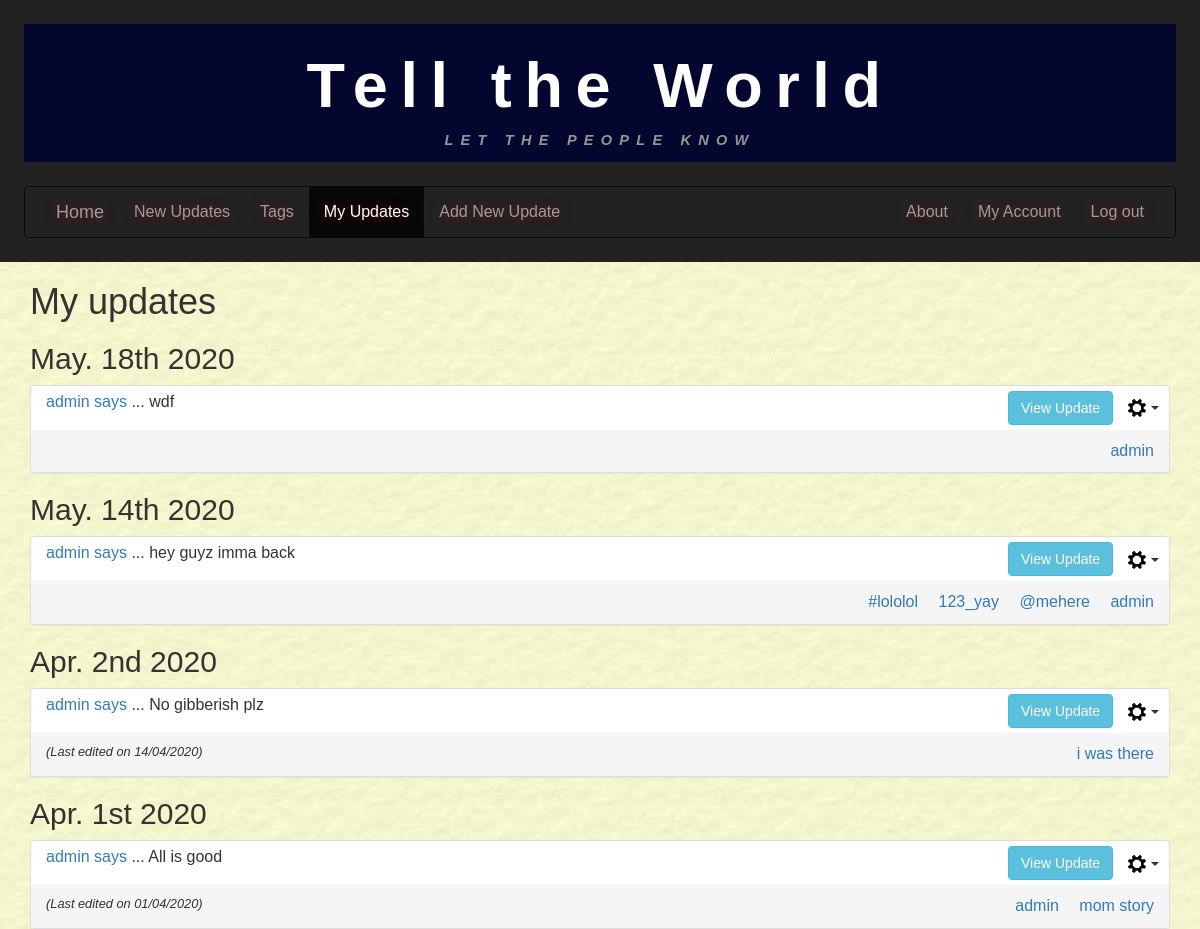
Page /myupdates/ (signed in, upper part) on the earlier database version.
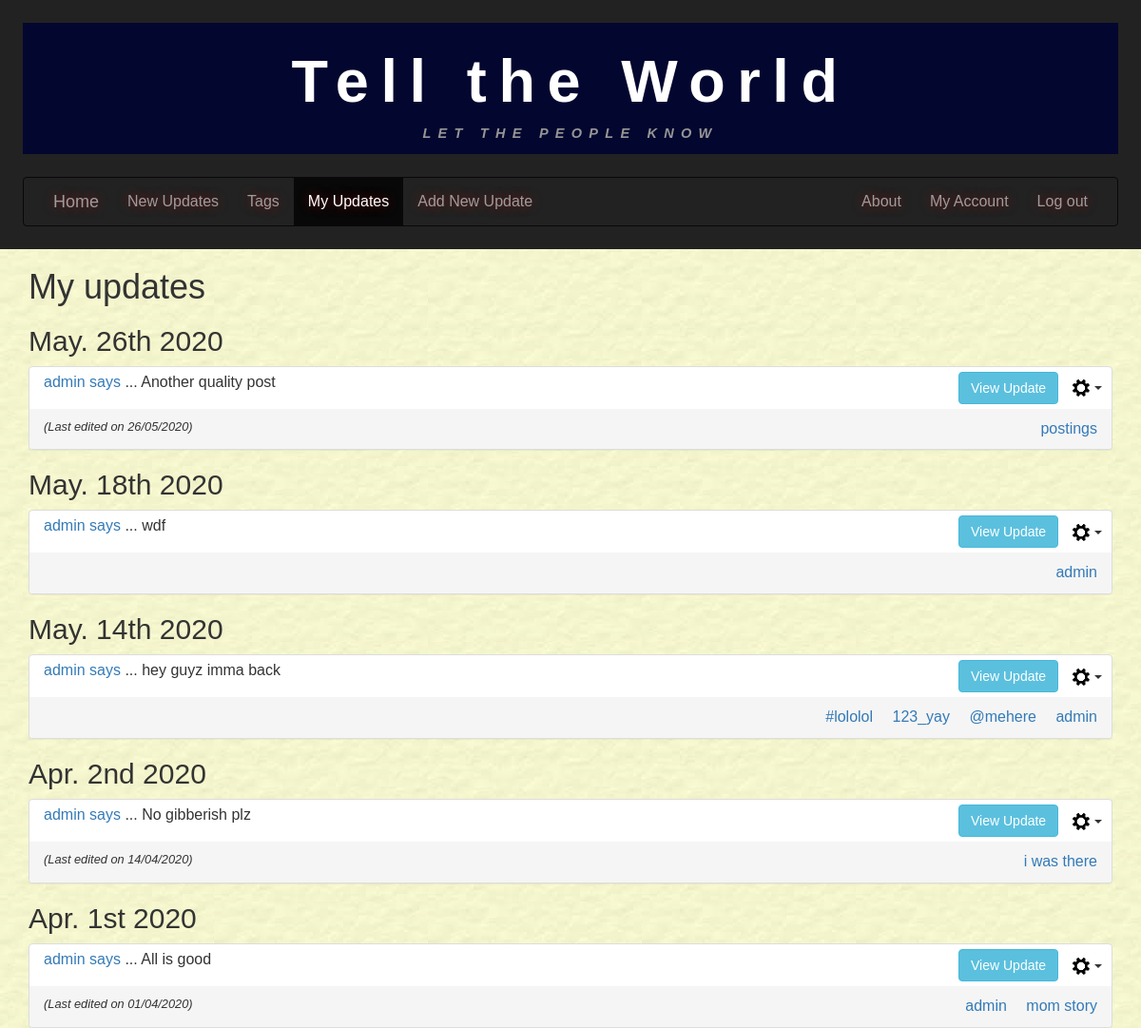
Same page on the later database version.
### tellings/models.py (models this page shows, shortened)
class UserPost(models.Model):
    postID = models.AutoField(primary_key=True, db_column='postID')
    user = models.ForeignKey(settings.AUTH_USER_MODEL, on_delete=models.CASCADE,
                             db_column='user')
    dateOfPost = models.DateTimeField()
    postTitle = models.CharField(max_length=35)
    postText = models.CharField(max_length=255)
    dateOfEdit = models.DateTimeField(null=True, blank=True)
    @property
    def post_tags(self):
        tagmaps = Tagmap.objects.filter(postID=self.postID)
        tagList = sorted([tag.tagID.tagName for tag in tagmaps])
        return tagList
    class Meta:
        verbose_name = "UserPost"
        verbose_name_plural = "UserPosts"

class Tag(models.Model):
    tagID = models.AutoField(primary_key=True, db_column='tagID')
    tagName = models.CharField(max_length=15)
    class Meta:
        ordering = ['tagName']
        verbose_name = "Tag"
        verbose_name_plural = "Tags"

### tellings/views.py (the view)
# urls.py: path('myupdates/', MyUpdatesListView.as_view(), name='myupdates'),
class MyUpdatesListView(LoginRequiredMixin, generic.ListView):
    model = UserPost
    template_name = "tellings/myupdates_list.html"
    paginate_by = 10
    http_method_names = ['get']
    def get_queryset(self):
        user_id = self.request.user.id
        tagName_val = False
        qs = super().get_queryset()
        if 'tagName' in self.request.GET:
            tagName_val = self.request.GET.get('tagName')
            if not Tag.objects.filter(tagName=tagName_val).exists():
                return qs.filter(user=user_id).order_by('-dateOfPost')
        if tagName_val:
            tag = Tag.objects.get(tagName=tagName_val)
            tagmaps = Tagmap.objects.filter(tagID=tag)
            postList = [tm.postID.postID for tm in tagmaps]
            qs = qs.filter(postID__in=postList, user=user_id).order_by('-dateOfPost')
        else:
            qs = qs.filter(user=user_id).order_by('-dateOfPost')
        return qs
    def get_context_data(self, **kwargs):
        context = super(MyUpdatesListView, self).get_context_data(**kwargs)
        current_username = user_id = self.request.user.username
        if 'tagName' in self.request.GET:
            context['tagName'] = self.request.GET.get('tagName')
        context['current_username'] = current_username
        return context

### tellings/templates/tellings/myupdates_list.html (shortened to what this page needs)
{% extends 'tellings/base.html' %}
{% block content %}
  <div class="container-fluid main-content">
    <main class="container currentUserUpdates" id="userUpdates">
      <header>
        <h1>My updates</h1>
      </header>
      {% if userpost_list %}
      {% load static %}
      {% regroup userpost_list by dateOfPost|date:"M. jS Y" as ordered_post_list %}
      {% for mypost in ordered_post_list %}
      <article>
        <h2>{{ mypost.grouper }}</h2>
        <div class="panel-group">
          {% for item in mypost.list %}
            <div class="panel panel-default" id="panel_post_{{ item.postID }}">
              <div class="panel-header">
                <div class="col-sm-8 panel-postTitle">
                  <p><a href="{% url 'tellings:myupdates' %}" name="{{ item.user }}">
                      {{ item.user }} says</a> ... <span id="postTitle_{{ item.postID }}">{{ item.postTitle }}</span></p>
                </div>
                <div class="col-sm-4 align-panel-text-right">
                  <button class="btn btn-info collapse_btn" data-toggle="collapse" data-target="#collapse{{ item.postID }}">View Update</button>
                  {% if current_username %}
                    {% if item.user.username == current_username %}
                    <div class="btn-group">
                      <button type="button" class="btn dropdown-toggle post-cog-btn" data-toggle="dropdown" aria-haspopup="true" aria-expanded="false">
                        <img src="{% static 'tellings/imgs/settings_cog.png' %}" alt="">
                        <span class = "caret"></span>
                      </button>
                    </div>
                    {% endif %}
                  {% endif %}
                </div>
              </div>
              <div class="panel-footer align_between">
                <span class="align-panel-footer-text-left last-edited-text">
                  {% if item.dateOfEdit %}
                  (Last edited on {{ item.dateOfEdit|date:"d/m/Y" }})
                  {% else %}
                    &nbsp;
                  {% endif %}
                </span>
                <span class="align-panel-footer-text-right">
                {% for tag in item.post_tags %}
                  <a class="tagLink" href="{% url 'tellings:myupdates' %}?tagName={{ tag }}" name="{{ tag }}">{{ tag }}</a>
                {% endfor %}
                </span>
              </div>
            </div>
          {% endfor %}
        </div>
      </article>
      {% endfor %}
      {% else %}
      <div class="row white-inner-container">
        <p>No results found.</p>
      </div>
      {% endif %}
    </main>
  </div>
{% endblock %}

### tellings/templates/tellings/base.html (shortened to what this page needs)
<!DOCTYPE html>
<html lang="en">
<head>
{% load static %}
  <link rel="stylesheet" href="{% static 'tellings/css/bootstrap.min.css' %}">
  <link rel="stylesheet" href="{% static 'tellings/css/bootstrap-tagsinput.css' %}">
  <link rel="stylesheet" href="{% static 'tellings/css/style.css' %}">
</head>
<body>
  <header class="header">
    <div id="title" class="jumbotron jumbotron-fluid">
      <h1>Tell the World</h1>
      <p>LET THE PEOPLE KNOW</p>
    </div>
    <nav class="navbar navbar-inverse">
      {% include "tellings/includes/navbar.html" %}
    </nav>
  </header>
  {% block content %}{% endblock %}
  {% block pagination %}
    {% if is_paginated %}
    {% load my_tags %}
    {% endif %}
  {% endblock %}
</body>
</html>

### tellings/templates/tellings/includes/navbar.html (shortened to what this page needs)
  <div class="navbar-header">
    <a class="navbar-brand" href="{% url 'tellings:index' %}">Home</a>
  </div>
  <div class="collapse navbar-collapse" id="navbar-collapse-1">
    <ul class="nav navbar-nav">
      {% if user.is_authenticated %}
      <li class="nav-item">
        <a class="nav-link" href="{% url 'tellings:newupdates' %}">New Updates</a>
      </li>
      <li class="nav-item">
        <a class="nav-link" href="{% url 'tellings:tags' %}">Tags</a>
      </li>
      <li class="nav-item">
        <a class="nav-link" href="{% url 'tellings:myupdates' %}">My Updates</a>
      </li>
      <li class="nav-item">
        <a class="nav-link" id="addUpdateBtn" href="javascript:void(0);">Add New Update</a>
      </li>
      {% endif %}
    </ul>
    <ul class="nav navbar-nav navbar-right">
      <li class="dropdown">
        <a class="dropdown-toggle" data-toggle="dropdown" href="#">About</a>
      {% if user.is_authenticated %}
      <li class="dropdown">
        <a class="dropdown-toggle" data-toggle="dropdown" href="#">My Account</a>
      </li>
      <li class="nav-item">
        <a href="{% url 'logout' %}" onclick="return $.confirm_logout();">Log out</a>
      </li>
      {% endif %}
    </ul>
</div>

### tellings/static/tellings/css/style.css (style rules this page uses)
* { font-family: Arial, Helvetica, sans-serif; font-size: 16px; margin: 0; padding: 0; color: #333; }
.header { background-color: #222222; padding: 1.5em; }
.jumbotron { padding-top: 0; padding-bottom: 0.4em; text-align: center; margin-bottom: 1.5em; background-color: #03062F; }
.jumbotron h1 { letter-spacing: .2em; line-height: normal; color: white; font-family: Verdana, Geneva, Tahoma, sans-serif; padding-top: .4em; padding-bottom: .15em; }
.jumbotron p { letter-spacing: .5em; font-size: calc(0.875em + (0.75) * ((100vw - 18.75em)/1300)); line-height: calc(1.3em + (0.3) * ((100vw - 18.75em)/1300)); color: rgb(150, 150, 150); font-weight: bold; font-style: italic; padding: 0; padding-bottom: .4em; margin-bottom: 0; }
#title h1 { font-family: Arial, Helvetica, sans-serif; font-weight: bold; margin: 0; }
.navbar { padding-left: 1em; padding-right: 1em; margin: 0; margin-bottom: 0; text-shadow: 0 0 0.6875em rgba(232,0,0,0.5); }
.container-fluid { margin: 0; padding-left: 0; padding-right: 0; }
.main-content { min-height: 34.375em; }
.align_between { display: flex; justify-content: space-between; }
.panel-header { padding-top: 0.3125em; }
.align-panel-text-right { text-align: right; padding-right: 0; padding-bottom: 0.3125em; }
.align-panel-footer-text-left { text-align: left; }
.align-panel-footer-text-right { text-align: right; }
.align-panel-footer-text-right a { white-space: nowrap; }
.tagLink { padding-left: 1em; }
.post-cog-btn { padding: 0 0.625em 0 0.625em; background-color: white; }
.last-edited-text { font-size: 0.8em; font-style: italic; }

Differences in the rows shown:
added UserPost: user "admin", postTitle "Another quality post", dateOfEdit "26/05/2020", shown under "May. 26th 2020"
added Tag: post_tags "postings"
Other differences:
new list line: "May. 26th 2020"
